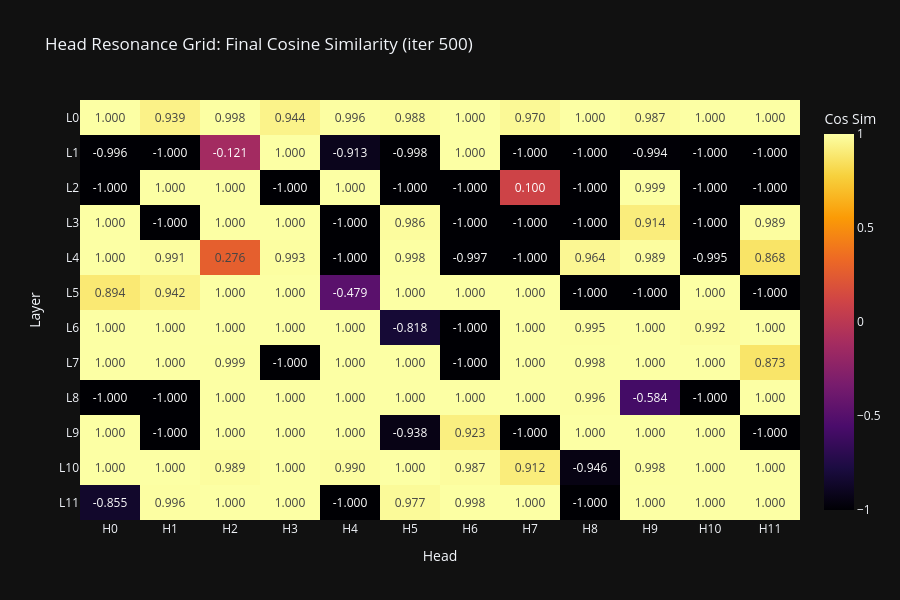

The code cell stored with this chart in its notebook:
### Markdown cell above
---
## 6. Visualization

### 6a. Head Resonance Grid
A heatmap of `12 × 12` showing how quickly each head converges. Bright = strong resonance.

### Code cell
# ============================================================
# VIS 6a: HEAD RESONANCE GRID
# ============================================================

convergence_grid = np.zeros((model.cfg.n_layers, model.cfg.n_heads))

for (layer, head), snapshots in head_results.items():
    final_cos = snapshots[-1]["cosine_sim_to_prev"]
    convergence_grid[layer, head] = final_cos

fig_grid = px.imshow(
    convergence_grid,
    x=[f"H{h}" for h in range(model.cfg.n_heads)],
    y=[f"L{l}" for l in range(model.cfg.n_layers)],
    color_continuous_scale="Inferno",
    title="Head Resonance Grid: Final Cosine Similarity (iter 500)",
    labels={"color": "Cos Sim"},
    text_auto=".3f",
    aspect="auto",
)
fig_grid.update_layout(
    template="plotly_dark", height=600,
    xaxis_title="Head", yaxis_title="Layer",
)
fig_grid.show()

### Figure 1 — Plotly figure (JSON) as saved in the notebook; plotly's stock layout.template omitted (floating-point values rounded to 4 significant figures; data arrays with more than 128 entries replaced by an {"elided": "..."} marker saying what was removed)
{"data": [{"coloraxis": "coloraxis", "hovertemplate": "x: %{x}<br>y: %{y}<br>Cos Sim: %{z}<extra></extra>", "name": "0", "texttemplate": "%{z:.3f}", "type": "heatmap", "x": ["H0", "H1", "H2", "H3", "H4", "H5", "H6", "H7", "H8", "H9", "H10", "H11"], "xaxis": "x", "y": ["L0", "L1", "L2", "L3", "L4", "L5", "L6", "L7", "L8", "L9", "L10", "L11"], "yaxis": "y", "z": {"elided": "12x12 float values"}}], "layout": {"coloraxis": {"autocolorscale": false, "colorbar": {"title": {"text": "Cos Sim"}}, "colorscale": [[0.0, "#000004"], [0.1111, "#1b0c41"], [0.2222, "#4a0c6b"], [0.3333, "#781c6d"], [0.4444, "#a52c60"], [0.5556, "#cf4446"], [0.6667, "#ed6925"], [0.7778, "#fb9b06"], [0.8889, "#f7d13d"], [1.0, "#fcffa4"]]}, "height": 600, "title": {"text": "Head Resonance Grid: Final Cosine Similarity (iter 500)"}, "xaxis": {"anchor": "y", "domain": [0.0, 1.0], "title": {"text": "Head"}}, "yaxis": {"anchor": "x", "autorange": "reversed", "domain": [0.0, 1.0], "title": {"text": "Layer"}}}}
